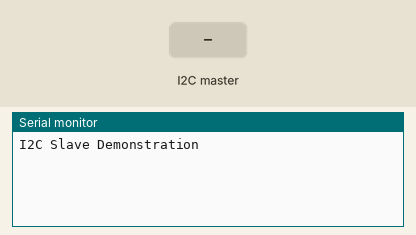
A sketch run on a simulated Arduino Uno, built with avr-gcc and run on an emulated ATmega328P. Shown: the last lines printed to the serial monitor. The test bench sets the inputs (shaded band).

Above: at 1.2 s.
1.3 s: the I2C master sends "."
At 2.5 s:
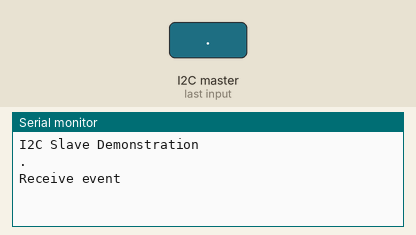
2.8 s: the I2C master sends "*"
At 3.7 s:
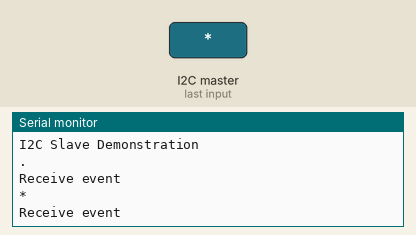

The sketch:

I2Cuser.ino
```cpp
// Include Arduino Wire library for I2C
#include <Wire.h>

// Define Slave I2C Address
#define SLAVE_ADDR 9

// Define Slave answer size
#define ANSWERSIZE 5
char key[6];
const String keyNode = "1997.";
const String dataNode = "da*";
// Define string with response to Master
int i=0;
volatile int flag=0;
String receiveGw="";
String stringDetect="";
String stringData="";
int keynode=97;
int keyData=99;


void setup() {

  stringDetect+='{';
  stringDetect+='"';
  stringDetect+="keynode";
  stringDetect+='"';
  stringDetect+=':';
  //mystring+='"'+t+'"';
  stringDetect+=keynode;
  stringDetect+='}';
  // Initialize I2C communications as Slave
  Wire.begin(SLAVE_ADDR);

  // Function to run when data requested from master
  Wire.onRequest(requestEvent);

  // Function to run when data received from master
  Wire.onReceive(receiveEvent);

  // Setup Serial Monitor
  Serial.begin(9600);
  Serial.println("I2C Slave Demonstration");
}

void receiveEvent() {

  // Read while data received
  while (0 < Wire.available()) {
    key[i] = Wire.read();
    receiveGw+=key[i];
   // Serial.println(key[i]);

    if(key[i]=='.')
    {
      Serial.println(receiveGw);
      if (keyNode.equals(receiveGw))
      {
        Serial.println("exactly KEYNode");
        flag=0;
      }
      i=0;
      memset(&key,'/0',sizeof(key));
      receiveGw="";
    }


    if(key[i]=='*')
    {

        Serial.println(receiveGw);
        if (dataNode.equals(receiveGw))
        {
          Serial.println("exactly DataNode");
          flag=1;
        }
        i=0;
        receiveGw="";
        memset(&key,'/0',sizeof(key));
    }
         i++;
  }

  // Print to Serial Monitor
  Serial.println("Receive event");
}

void requestEvent() {
  // Send response back to Master
  if(flag==0){
     Serial.println("Respone keyNode");
   //  String stringDe="97";
     Wire.println(stringDetect);
  }else
  {
      stringData+='{';
      stringData+='"';
      stringData+="keynode";
      stringData+='"';
      stringData+=':';
      //mystring+='"'+t+'"';
      stringData+=keyData;
      stringData+='}';
      Wire.println(stringData);
      stringData="";
 // Print to Serial Monitor
      Serial.println("Respone dataNode");
  }

}

void loop() {

  // Time delay in loop
  delay(50);
}
```

Measured:
- after the input at 1.3 s, the serial monitor: prints a new line at once (image 1)
- after the input at 2.8 s, the serial monitor: prints a new line at once (image 2)
